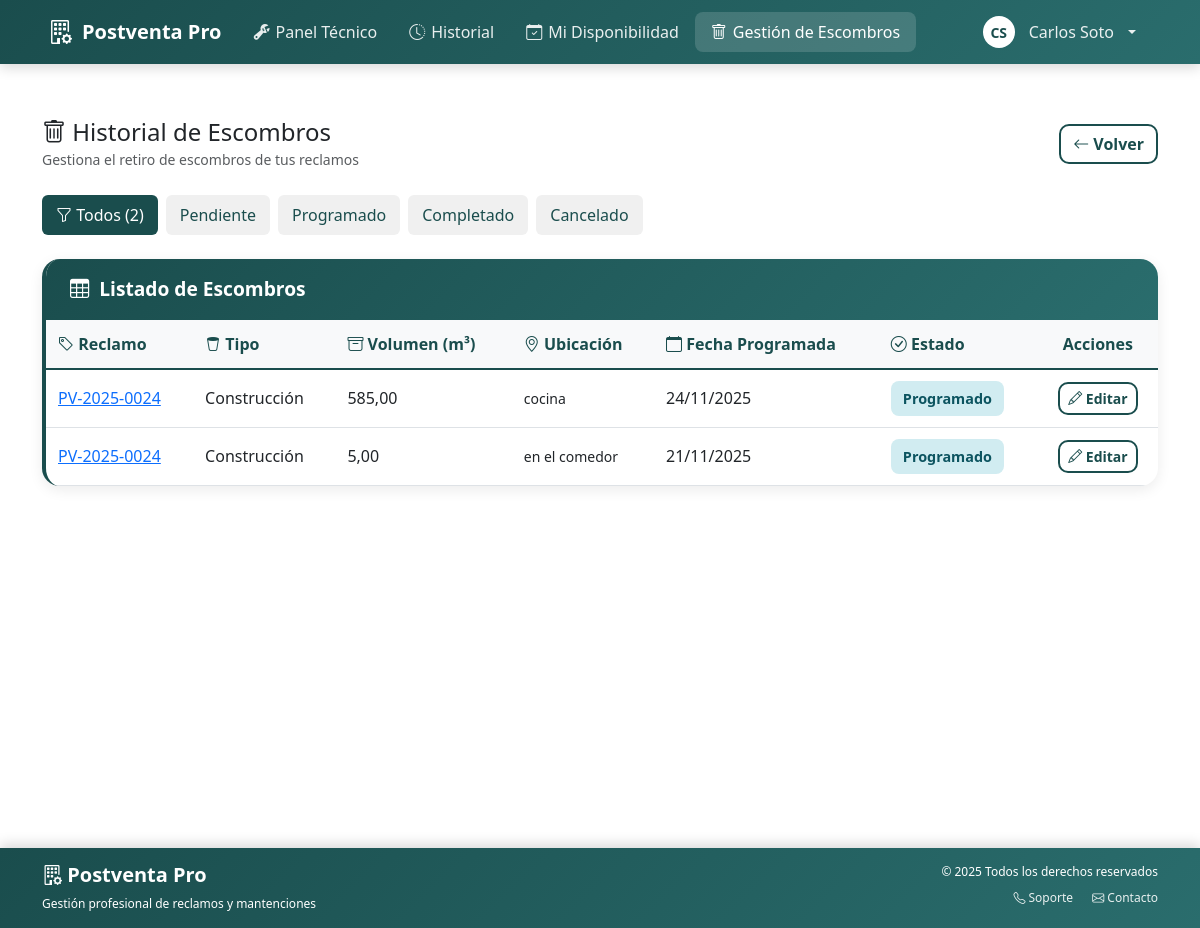
The page /tecnico/escombros/ (signed in) on the database as committed earlier.
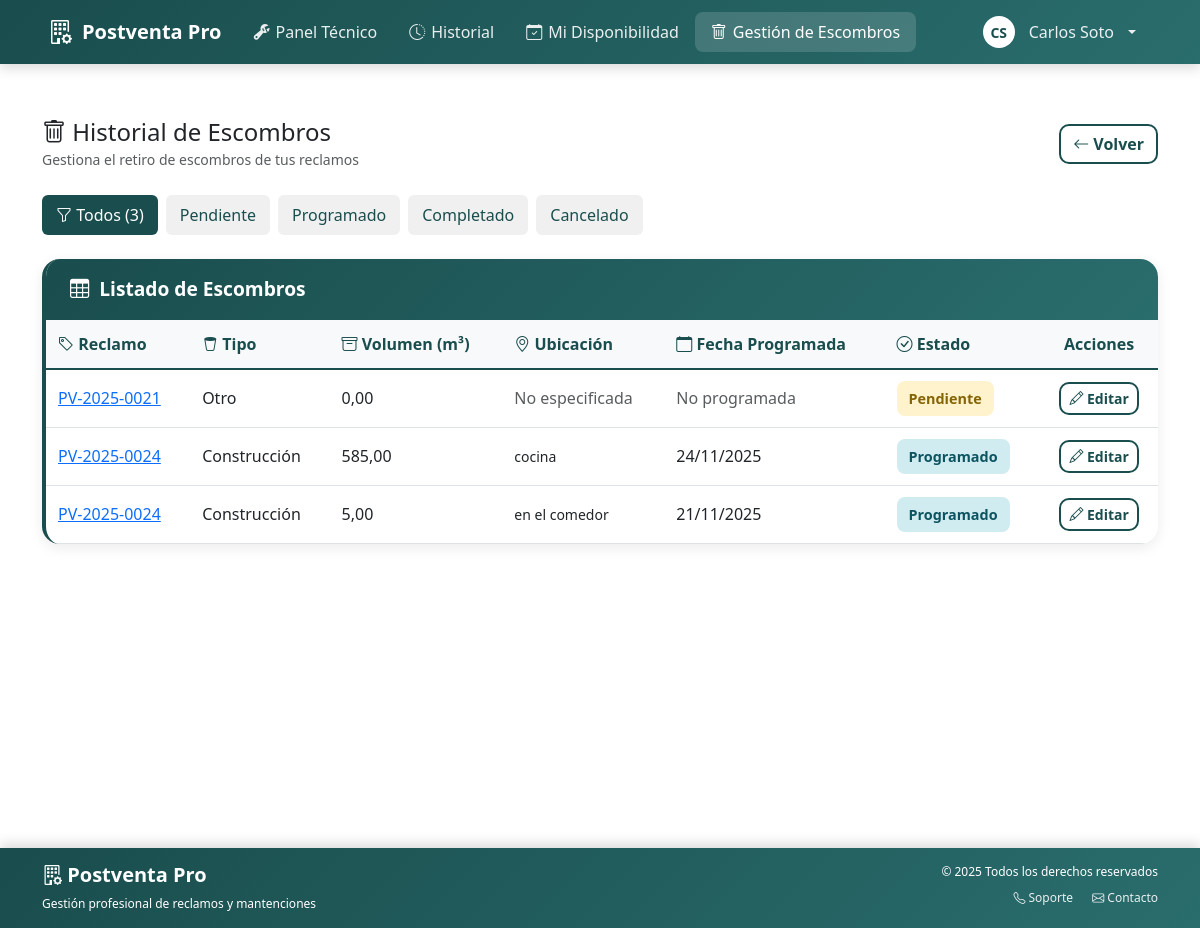
The same page on the database as committed later.
### postventa_app/models.py (models this page shows, shortened)
class GestionEscombros(models.Model):
    TIPOS_ESCOMBRO = [
        ('construccion', 'Construcción'),
        ('muebles_madera', 'Muebles o madera'),
        ('metales', 'Metales'),
        ('plasticos_carton', 'Plásticos / cartón'),
        ('vidrio', 'Vidrio'),
        ('mixto', 'Mixto'),
        ('otro', 'Otro'),
    ]
    id_escombro = models.AutoField(primary_key=True)
    id_visita = models.ForeignKey(
        VisitaTecnica,
        on_delete=models.CASCADE,
        db_column='id_visita',
        related_name='gestion_escombros',
        null=True,
        blank=True
    )
    id_reclamo = models.ForeignKey(
        Reclamo,
        on_delete=models.CASCADE,
        db_column='id_reclamo',
        related_name='gestion_escombros',
        null=True,
        blank=True
    )
    tipo_escombro = models.CharField(
        max_length=20,
        choices=TIPOS_ESCOMBRO,
        null=True,
        blank=True,
        verbose_name='Tipo de escombro'
    )
    volumen_m3 = models.DecimalField(
        max_digits=10,
        decimal_places=2,
        default=0,
        verbose_name='Volumen estimado (m³)'
    )
    ubicacion_exacta = models.TextField(
        null=True,
        blank=True,
        verbose_name='Ubicación exacta',
        help_text='Punto donde se deberán retirar los escombros'
    )
    fecha_programada_retiro = models.DateField(null=True, blank=True)
    fecha_real_retiro = models.DateField(null=True, blank=True)
    estado = models.CharField(
        max_length=20,
        null=True,
        blank=True,
        choices=[
            ('pendiente', 'Pendiente'),
            ('programado', 'Programado'),
            ('completado', 'Completado'),
            ('cancelado', 'Cancelado'),
        ],
        default='pendiente',
        verbose_name='Estado'
    )
    id_empresa_retiro = models.ForeignKey(
        'EmpresaRetiro',
        on_delete=models.SET_NULL,
        null=True,
        blank=True,
        db_column='id_empresa_retiro',
        related_name='gestiones_escombros',
        verbose_name='Empresa de Retiro'
    )
    costo = models.DecimalField(max_digits=10, decimal_places=2, default=0)
    observaciones = models.TextField(null=True, blank=True)
    class Meta:
        db_table = 'gestionEscombros'
        verbose_name = 'Gestión Escombros'
        verbose_name_plural = 'Gestiones Escombros'

class Reclamo(models.Model):
    """
    Entidad central del sistema.
    Gestiona todo el ciclo de vida de un reclamo desde ingreso hasta resolución.
    """
    id_reclamo = models.AutoField(primary_key=True)
    numero_folio = models.CharField(max_length=20, unique=True)
    descripcion = models.TextField(null=True, blank=False)
    resolucion = models.TextField(null=True, blank=True)
    unidad = models.CharField(max_length=50, null=True, blank=True)
    ubicacion_especifica = models.CharField(
        max_length=200,
        null=True,
        blank=True,
        db_column='ubicacion_especifica'
    )
    fecha_ingreso = models.DateTimeField(null=True, blank=True)
    fecha_resolucion = models.DateTimeField(null=True, blank=True)
    fecha_asignacion = models.DateTimeField(null=True, blank=True)
    tiempo_estimado_horas = models.IntegerField(
        null=True,
        blank=True,
        db_column='tiempo_estimado_horas'
    )
    ESTADO_CHOICES = [
        ('ingresado', 'Ingresado'),
        ('asignado', 'Asignado'),
        ('en_ejecucion', 'En Ejecución'),
        ('en_proceso', 'En Proceso'),
        ('completado', 'Completado'),
        ('resuelto', 'Reclamo Resuelto'),
        ('cancelado', 'Cancelado'),
    ]
    estado = models.CharField(max_length=50, choices=ESTADO_CHOICES, default='ingresado')
    prioridad = models.CharField(max_length=20, null=True, blank=True)
    requiere_aprobacion = models.BooleanField(
        default=False,
        db_column='requiere_aprobacion'
    )
    categoria = models.ForeignKey(
        Especialidad,
        on_delete=models.SET_NULL,
        null=True,
        blank=True,
        related_name='reclamos'
    )
    propietario = models.ForeignKey(
        Propietario,
        on_delete=models.CASCADE,
        null=False,
        blank=False,
        related_name='reclamos'
    )
    proyecto = models.ForeignKey(
        Proyecto,
        on_delete=models.CASCADE,
        related_name='reclamos',
        null=False,
        blank=False
    )
    tecnico_asignado = models.ForeignKey(
        'Tecnico',
        on_delete=models.SET_NULL,
        null=True,
        blank=True,
        related_name='reclamos_asignados'
    )
    requiere_retiro_escombros = models.BooleanField(
        default=False,
        verbose_name='Requiere retiro de escombros'
    )
    class Meta:
        db_table = 'reclamo'
        verbose_name = 'Reclamo'
        verbose_name_plural = 'Reclamos'

### postventa_app/views.py (the view)
# urls.py: path('tecnico/escombros/', views.tecnico_historial_escombros, name='tecnico_historial_escombros'),
@login_required
def tecnico_historial_escombros(request):
    tecnico = get_tecnico_from_user(request.user)
    if not tecnico:
        messages.error(request, 'No se encontró información de técnico asociada a este usuario.')
        return redirect('dashboard_tecnico')
    from .models import GestionEscombros
    escombros = GestionEscombros.objects.filter(
        id_reclamo__tecnico_asignado=tecnico
    ).select_related(
        'id_reclamo', 'id_visita'
    ).order_by('-id_escombro')
    estado_filtro = request.GET.get('estado', '')
    if estado_filtro:
        escombros = escombros.filter(estado=estado_filtro)
    context = {
        'escombros': escombros,
        'estado_filtro': estado_filtro,
        'estados': [
            ('pendiente', 'Pendiente'),
            ('programado', 'Programado'),
            ('completado', 'Completado'),
            ('cancelado', 'Cancelado'),
        ],
    }
    return render(request, 'tecnico/historial_escombros.html', context)

### postventa_app/context_processors.py (called while the page is built)
def tecnico_context(request):
    tecnico = None
    tecnico_iniciales = ''
    user = getattr(request, 'user', None)
    if user and getattr(user, 'is_authenticated', False):
        try:
            tecnico = Tecnico.objects.get(email__iexact=(user.email or ''))
        except Tecnico.DoesNotExist:
            try:
                tecnico = Tecnico.objects.get(rut=user.username)
            except Tecnico.DoesNotExist:
                tecnico = None
        if tecnico and tecnico.nombre:
            partes = tecnico.nombre.strip().split()
            tecnico_iniciales = ''.join([p[0].upper() for p in partes if p])
    return {
        'tecnico': tecnico,
        'tecnico_iniciales': tecnico_iniciales,
    }

### postventa_app/views.py (called while the page is built)
def get_tecnico_from_user(user):
    if not user or not getattr(user, 'is_authenticated', False):
        return None
    try:
        return Tecnico.objects.get(email__iexact=(user.email or ''))
    except Tecnico.DoesNotExist:
        pass
    try:
        return Tecnico.objects.get(rut=user.username)
    except Tecnico.DoesNotExist:
        return None

### postventa_app/templates/tecnico/historial_escombros.html (shortened to what this page needs)
{% extends 'base.html' %}
{% block content %}
<div class="container py-4">
  <div class="row align-items-center mb-4">
    <div class="col">
      <h4 class="mb-0"><i class="bi bi-trash"></i> Historial de Escombros</h4>
      <small class="text-muted">Gestiona el retiro de escombros de tus reclamos</small>
    </div>
    <div class="col-auto">
      <a href="{% url 'dashboard_tecnico' %}" class="btn btn-outline-primary">
        <i class="bi bi-arrow-left"></i> Volver
      </a>
    </div>
  </div>
  <div class="filtro-estado mb-4">
    <a href="{% url 'tecnico_historial_escombros' %}" class="{% if not estado_filtro %}activo{% endif %}">
      <i class="bi bi-funnel"></i> Todos ({{ escombros|length }})
    </a>
    {% for code, label in estados %}
      <a href="?estado={{ code }}" class="{% if estado_filtro == code %}activo{% endif %}">
        {{ label }}
      </a>
    {% endfor %}
  </div>
  <div class="card-custom">
    <div class="card-header-custom">
      <i class="bi bi-table"></i>
      <span>Listado de Escombros</span>
    </div>
    <div class="card-body">
      {% if escombros %}
        <div class="table-responsive">
          <table class="tabla-escombros">
            <thead>
              <tr>
                <th><i class="bi bi-tag"></i> Reclamo</th>
                <th><i class="bi bi-trash2"></i> Tipo</th>
                <th><i class="bi bi-archive"></i> Volumen (m³)</th>
                <th><i class="bi bi-geo-alt"></i> Ubicación</th>
                <th><i class="bi bi-calendar"></i> Fecha Programada</th>
                <th><i class="bi bi-check-circle"></i> Estado</th>
                <th style="text-align: center;">Acciones</th>
              </tr>
            </thead>
            <tbody>
              {% for escombro in escombros %}
              <tr>
                <td>
                  <a href="{% url 'tecnico_detalle_reclamo' escombro.id_reclamo.id_reclamo %}" class="text-primary">
                    {{ escombro.id_reclamo.numero_folio }}
                  </a>
                </td>
                <td>{{ escombro.get_tipo_escombro_display }}</td>
                <td>{{ escombro.volumen_m3 }}</td>
                <td>
                  {% if escombro.ubicacion_exacta %}
                    <small>{{ escombro.ubicacion_exacta|truncatewords:8 }}</small>
                  {% else %}
                    <span class="text-muted">No especificada</span>
                  {% endif %}
                </td>
                <td>
                  {% if escombro.fecha_programada_retiro %}
                    {{ escombro.fecha_programada_retiro|date:"d/m/Y" }}
                  {% else %}
                    <span class="text-muted">No programada</span>
                  {% endif %}
                </td>
                <td>
                  <span class="badge-estado badge-{{ escombro.estado }}">
                    {{ escombro.get_estado_display }}
                  </span>
                </td>
                <td style="text-align: center;">
                  <a href="{% url 'tecnico_actualizar_escombro' escombro.id_escombro %}" class="btn btn-sm btn-outline-primary">
                    <i class="bi bi-pencil"></i> Editar
                  </a>
                </td>
              </tr>
              {% endfor %}
            </tbody>
          </table>
        </div>
      {% else %}
        <div class="sin-escombros">
          <i class="bi bi-inbox"></i>
          <h5>No hay escombros registrados</h5>
          <p class="text-muted">Cuando registres escombros en una visita, aparecerán aquí.</p>
        </div>
      {% endif %}
    </div>
  </div>
</div>
{% endblock %}

Rows that differ between the two databases and show on the page:
added GestionEscombros: id_reclamo.numero_folio "PV-2025-0021", tipo_escombro "Otro", volumen_m3 "0,00", ubicacion_exacta "No especificada", shows "No programada", estado "Pendiente"
Other text that changed with them:
{{ escombros|length }}: "2" → "3"
